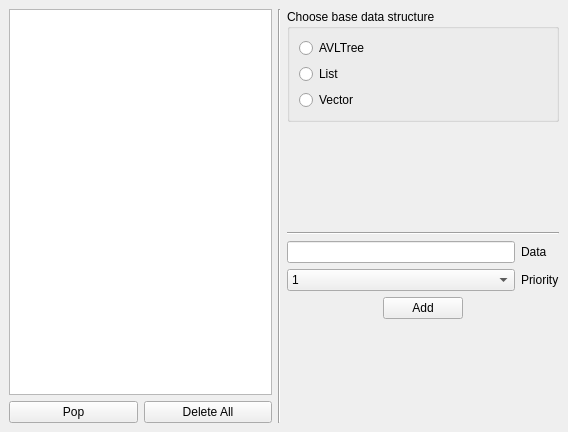
<?xml version="1.0" encoding="UTF-8"?>
<ui version="4.0">
 <class>MainWindow</class>
 <widget class="QMainWindow" name="MainWindow">
  <property name="geometry">
   <rect>
    <x>0</x>
    <y>0</y>
    <width>568</width>
    <height>432</height>
   </rect>
  </property>
  <property name="windowTitle">
   <string>MainWindow</string>
  </property>
  <widget class="QWidget" name="centralwidget">
   <layout class="QHBoxLayout" name="horizontalLayout_3">
    <item>
     <layout class="QHBoxLayout" name="horizontalLayout" stretch="1,2">
      <item>
       <layout class="QVBoxLayout" name="verticalLayout_4">
        <item>
         <widget class="QListWidget" name="listWidget"/>
        </item>
        <item>
         <layout class="QHBoxLayout" name="horizontalLayout_4">
          <item>
           <widget class="QPushButton" name="pushButtonPop">
            <property name="text">
             <string>Pop</string>
            </property>
           </widget>
          </item>
          <item>
           <widget class="QPushButton" name="pushButtonDelAll">
            <property name="text">
             <string>Delete All</string>
            </property>
           </widget>
          </item>
         </layout>
        </item>
       </layout>
      </item>
      <item>
       <widget class="Line" name="line">
        <property name="orientation">
         <enum>Qt::Vertical</enum>
        </property>
       </widget>
      </item>
     </layout>
    </item>
    <item>
     <layout class="QVBoxLayout" name="verticalLayout_7">
      <item>
       <layout class="QVBoxLayout" name="verticalLayout_5">
        <item>
         <widget class="QGroupBox" name="groupBox">
          <property name="title">
           <string>Choose base data structure</string>
          </property>
          <layout class="QGridLayout" name="gridLayout">
           <item row="0" column="0">
            <layout class="QVBoxLayout" name="verticalLayout_6">
             <item>
              <widget class="QRadioButton" name="radioButtonAVLTree">
               <property name="text">
                <string>AVLTree</string>
               </property>
              </widget>
             </item>
             <item>
              <widget class="QRadioButton" name="radioButtonList">
               <property name="text">
                <string>List</string>
               </property>
              </widget>
             </item>
             <item>
              <widget class="QRadioButton" name="radioButtonVector">
               <property name="text">
                <string>Vector</string>
               </property>
              </widget>
             </item>
            </layout>
           </item>
          </layout>
         </widget>
        </item>
       </layout>
      </item>
      <item>
       <spacer name="verticalSpacer">
        <property name="orientation">
         <enum>Qt::Vertical</enum>
        </property>
        <property name="sizeHint" stdset="0">
         <size>
          <width>20</width>
          <height>94</height>
         </size>
        </property>
       </spacer>
      </item>
      <item>
       <widget class="Line" name="line_2">
        <property name="orientation">
         <enum>Qt::Horizontal</enum>
        </property>
       </widget>
      </item>
      <item>
       <layout class="QVBoxLayout" name="verticalLayout">
        <item>
         <layout class="QHBoxLayout" name="horizontalLayout_2">
          <item>
           <layout class="QVBoxLayout" name="verticalLayout_2">
            <item>
             <widget class="QLineEdit" name="lineEditData"/>
            </item>
            <item>
             <widget class="QComboBox" name="comboBoxPriority">
              <property name="layoutDirection">
               <enum>Qt::LeftToRight</enum>
              </property>
              <item>
               <property name="text">
                <string>1</string>
               </property>
              </item>
              <item>
               <property name="text">
                <string>2</string>
               </property>
              </item>
              <item>
               <property name="text">
                <string>3</string>
               </property>
              </item>
              <item>
               <property name="text">
                <string>4</string>
               </property>
              </item>
              <item>
               <property name="text">
                <string>5</string>
               </property>
              </item>
              <item>
               <property name="text">
                <string>6</string>
               </property>
              </item>
              <item>
               <property name="text">
                <string>7</string>
               </property>
              </item>
              <item>
               <property name="text">
                <string>8</string>
               </property>
              </item>
              <item>
               <property name="text">
                <string>9</string>
               </property>
              </item>
              <item>
               <property name="text">
                <string>10</string>
               </property>
              </item>
             </widget>
            </item>
           </layout>
          </item>
          <item>
           <layout class="QVBoxLayout" name="verticalLayout_3">
            <item>
             <widget class="QLabel" name="labelData">
              <property name="text">
               <string>Data</string>
              </property>
             </widget>
            </item>
            <item>
             <widget class="QLabel" name="labelPriority">
              <property name="text">
               <string>Priority</string>
              </property>
             </widget>
            </item>
           </layout>
          </item>
         </layout>
        </item>
        <item>
         <layout class="QHBoxLayout" name="horizontalLayout_5">
          <item>
           <spacer name="horizontalSpacer">
            <property name="orientation">
             <enum>Qt::Horizontal</enum>
            </property>
            <property name="sizeHint" stdset="0">
             <size>
              <width>40</width>
              <height>20</height>
             </size>
            </property>
           </spacer>
          </item>
          <item>
           <widget class="QPushButton" name="pushButtonAdd">
            <property name="text">
             <string>Add</string>
            </property>
           </widget>
          </item>
          <item>
           <spacer name="horizontalSpacer_3">
            <property name="orientation">
             <enum>Qt::Horizontal</enum>
            </property>
            <property name="sizeHint" stdset="0">
             <size>
              <width>40</width>
              <height>20</height>
             </size>
            </property>
           </spacer>
          </item>
         </layout>
        </item>
       </layout>
      </item>
      <item>
       <spacer name="verticalSpacer_2">
        <property name="orientation">
         <enum>Qt::Vertical</enum>
        </property>
        <property name="sizeHint" stdset="0">
         <size>
          <width>20</width>
          <height>94</height>
         </size>
        </property>
       </spacer>
      </item>
     </layout>
    </item>
   </layout>
  </widget>
 </widget>
 <resources/>
 <connections/>
</ui>
